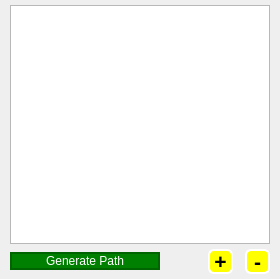
<?xml version="1.0" encoding="UTF-8"?>
<ui version="4.0">
 <class>pathtool</class>
 <widget class="QWidget" name="pathtool">
  <property name="geometry">
   <rect>
    <x>0</x>
    <y>0</y>
    <width>280</width>
    <height>279</height>
   </rect>
  </property>
  <property name="sizePolicy">
   <sizepolicy hsizetype="Fixed" vsizetype="Preferred">
    <horstretch>0</horstretch>
    <verstretch>180</verstretch>
   </sizepolicy>
  </property>
  <property name="minimumSize">
   <size>
    <width>280</width>
    <height>130</height>
   </size>
  </property>
  <property name="maximumSize">
   <size>
    <width>280</width>
    <height>16777215</height>
   </size>
  </property>
  <property name="windowTitle">
   <string>Form</string>
  </property>
  <layout class="QVBoxLayout" name="verticalLayout">
   <property name="spacing">
    <number>5</number>
   </property>
   <property name="leftMargin">
    <number>10</number>
   </property>
   <property name="topMargin">
    <number>5</number>
   </property>
   <property name="rightMargin">
    <number>10</number>
   </property>
   <property name="bottomMargin">
    <number>5</number>
   </property>
   <item>
    <widget class="QTableWidget" name="pathTableWidget"/>
   </item>
   <item>
    <layout class="QHBoxLayout" name="horizontalLayout">
     <property name="spacing">
      <number>12</number>
     </property>
     <item>
      <widget class="QPushButton" name="buttonGenerate">
       <property name="minimumSize">
        <size>
         <width>150</width>
         <height>0</height>
        </size>
       </property>
       <property name="styleSheet">
        <string notr="true">QPushButton{
background: green;
 border: 2px solid darkgreen;
 border-radius:10;
color: white;}

QPushButton:pressed{
background: red;
border: 2px solid darkred;
border-radius:10;
}
</string>
       </property>
       <property name="text">
        <string>Generate Path</string>
       </property>
       <property name="checkable">
        <bool>false</bool>
       </property>
      </widget>
     </item>
     <item>
      <spacer name="horizontalSpacer">
       <property name="orientation">
        <enum>Qt::Horizontal</enum>
       </property>
       <property name="sizeType">
        <enum>QSizePolicy::MinimumExpanding</enum>
       </property>
       <property name="sizeHint" stdset="0">
        <size>
         <width>40</width>
         <height>20</height>
        </size>
       </property>
      </spacer>
     </item>
     <item>
      <widget class="QPushButton" name="buttonAdd">
       <property name="minimumSize">
        <size>
         <width>25</width>
         <height>25</height>
        </size>
       </property>
       <property name="maximumSize">
        <size>
         <width>25</width>
         <height>25</height>
        </size>
       </property>
       <property name="font">
        <font>
         <pointsize>16</pointsize>
         <weight>75</weight>
         <bold>true</bold>
        </font>
       </property>
       <property name="styleSheet">
        <string notr="true">QPushButton{
background:yellow;
border: 2px solid white;
border-radius:6px;}

QPushButton:pressed{
background:white;
border-color: yellow;
}

QPushButton:disabled{
background:grey;
border-color:white;
}</string>
       </property>
       <property name="text">
        <string>+</string>
       </property>
      </widget>
     </item>
     <item>
      <widget class="QPushButton" name="buttonDelete">
       <property name="minimumSize">
        <size>
         <width>25</width>
         <height>25</height>
        </size>
       </property>
       <property name="maximumSize">
        <size>
         <width>25</width>
         <height>25</height>
        </size>
       </property>
       <property name="font">
        <font>
         <pointsize>16</pointsize>
         <weight>75</weight>
         <bold>true</bold>
        </font>
       </property>
       <property name="layoutDirection">
        <enum>Qt::LeftToRight</enum>
       </property>
       <property name="styleSheet">
        <string notr="true">QPushButton{
background:yellow;
border: 2px solid white;
border-radius:6px;}

QPushButton:pressed{
background:white;
border-color: yellow;
}

QPushButton:disabled{
background:grey;
border-color:white;
}</string>
       </property>
       <property name="text">
        <string>-</string>
       </property>
       <property name="checkable">
        <bool>false</bool>
       </property>
       <property name="flat">
        <bool>false</bool>
       </property>
      </widget>
     </item>
    </layout>
   </item>
  </layout>
 </widget>
 <resources/>
 <connections/>
</ui>
